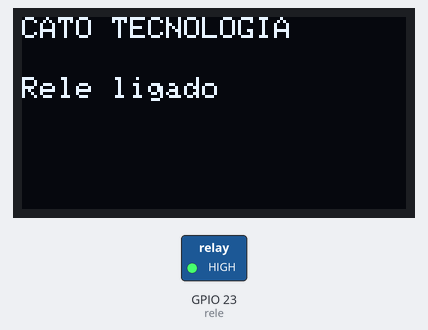
The sketch below on a simulated ESP32. On the bench: 128×64 one-colour display, switched loads named in the sketch (green lamp = pin HIGH).

Above: at 2.1 s.
At 7.1 s:
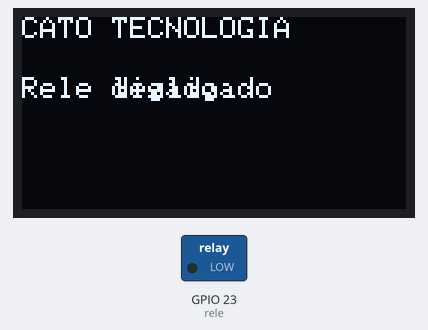
At 12.2 s:
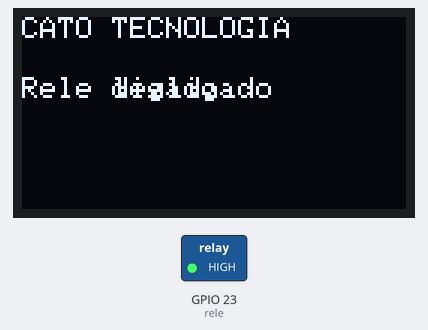
Timing chart, 0 to 129.2 s (numbered marks = the images above):
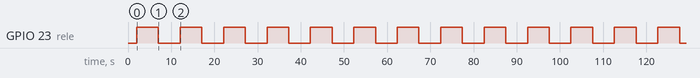

The sketch:

Display_Relay.ino
```cpp
#include <Wire.h>
#include <Adafruit_GFX.h>
#include <Adafruit_SSD1306.h>

#define SCREEN_WIDTH 128 // OLED display width, in pixels
#define SCREEN_HEIGHT 64 // OLED display height, in pixels

// Declaration for an SSD1306 display connected to I2C (SDA, SCL pins)
Adafruit_SSD1306 display(SCREEN_WIDTH, SCREEN_HEIGHT, &Wire, -1);

int rele = 23;

void setup() {
  Serial.begin(115200);
  pinMode(rele, OUTPUT);

  if(!display.begin(SSD1306_SWITCHCAPVCC, 0x3C)) { // Address 0x3D for 128x64
    Serial.println(F("SSD1306 allocation failed"));
    for(;;);
  }
  delay(2000);
  display.clearDisplay();

  display.setTextSize(1);
  display.setTextColor(WHITE);

  display.clearDisplay();
  display.setCursor(0, 0);
  display.println("CATO TECNOLOGIA");
}

void loop() {
  digitalWrite(rele, HIGH);
  display.setCursor(0, 20);
  display.println("Rele ligado");
  display.display();
  delay(5000);

  digitalWrite(rele, LOW);
  display.setCursor(0, 20);
  display.println("Rele desligado");
  display.display();
  delay(5000);
}
```

Measured:
- by itself, GPIO 23 (rele): alternates HIGH for 5.0 s and LOW for 5.0 s
- what the display in image 0 shows lasts 5.0 s, from 2.1 s to 7.1 s
